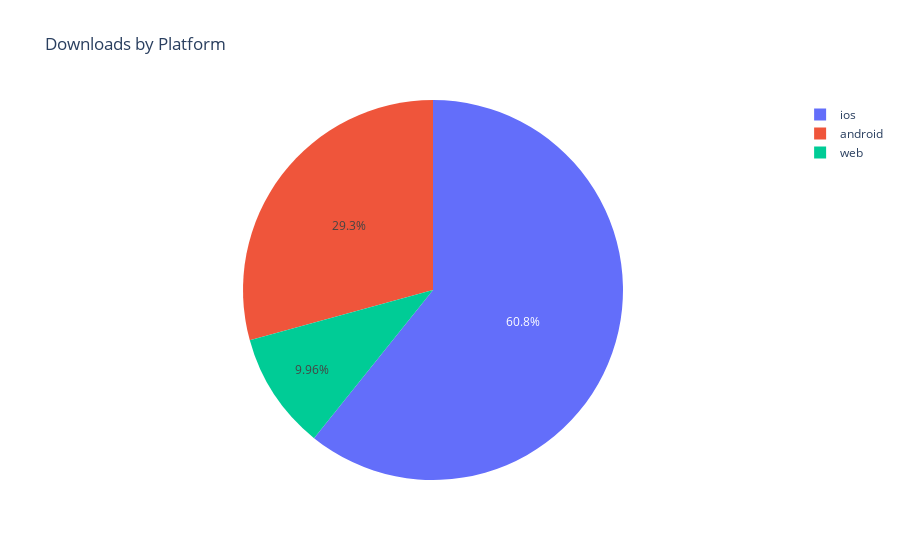

The notebook cell this image was saved under:
### Code cell
# Create a pie chart using Plotly Express
fig_pie = px.pie(funnel2, values='Users Count', names='Platform', title='Downloads by Platform')
fig_pie.show()

### Figure 1 — Plotly figure (JSON) as saved in the notebook; plotly's stock layout.template omitted (floating-point values rounded to 4 significant figures; data arrays with more than 128 entries replaced by an {"elided": "..."} marker saying what was removed)
{"data": [{"domain": {"x": [0, 1], "y": [0, 1]}, "hovertemplate": "Platform=%{label}<br>Users Count=%{value}<extra></extra>", "labels": {"elided": "26901 str values"}, "legendgroup": "", "name": "", "showlegend": true, "type": "pie", "values": {"elided": "26901 int values"}}], "layout": {"legend": {"tracegroupgap": 0}, "title": {"text": "Downloads by Platform"}}}
